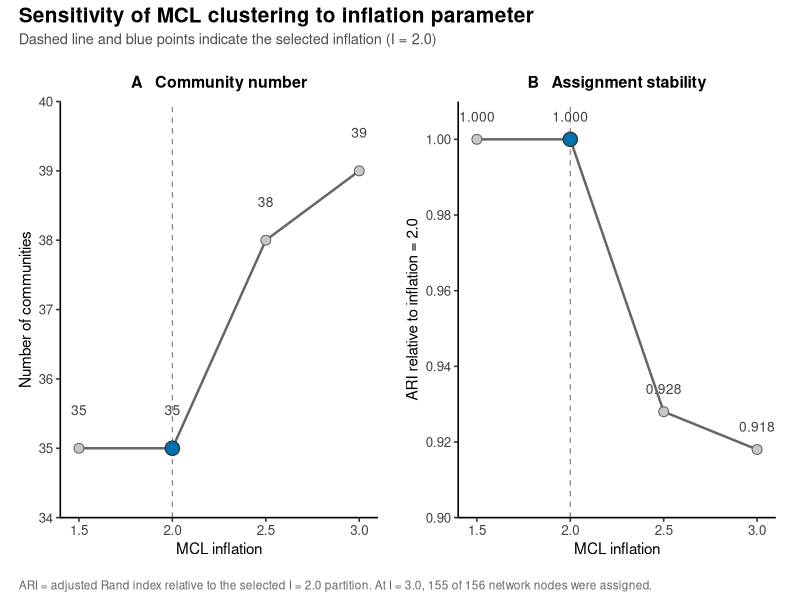
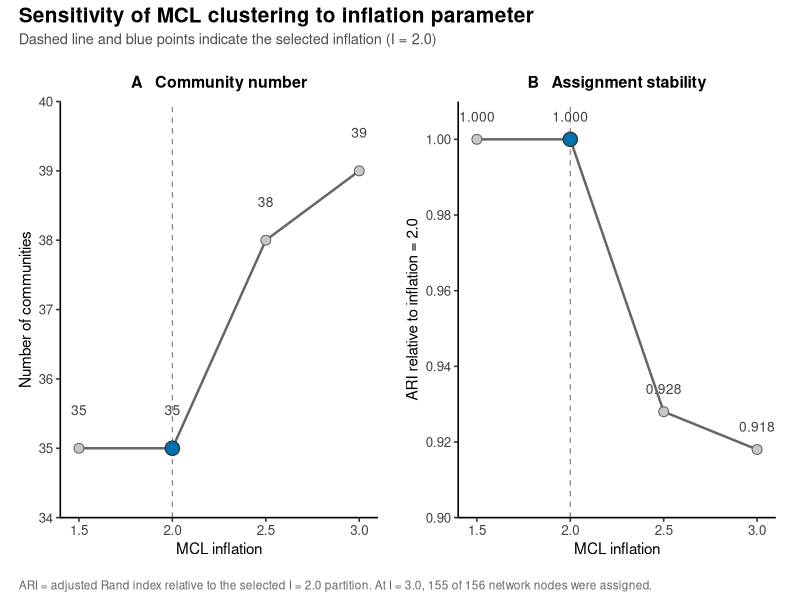

Recreate these plots in R, in order.
#!/usr/bin/env Rscript

## ================================================================== ##
## MCL inflation sensitivity analysis
##
## Tests stability of MCL community assignments across inflation
## parameters.
##
## Panel A:
##   Number of MCL communities
##
## Panel B:
##   Adjusted Rand Index (ARI) relative to the selected
##   inflation = 2.0 solution
##
## Inflation = 2.0 is the selected value.
## ================================================================== ##

suppressPackageStartupMessages({
  library(ggplot2)
  library(patchwork)
})


## ================================================================== ##
## Paths
## ================================================================== ##

project_dir <- path.expand(
  "~/methanotrophs/methanotroph_project/jeppe/genome_analysis_workflow"
)

output_dir <- file.path(
  project_dir,
  "16_visualization",
  "16H_mcl_sensitivity"
)

dir.create(
  output_dir,
  recursive = TRUE,
  showWarnings = FALSE
)

output_png <- file.path(
  output_dir,
  "mcl_inflation_sensitivity.png"
)

output_pdf <- file.path(
  output_dir,
  "mcl_inflation_sensitivity.pdf"
)


## ================================================================== ##
## Authoritative sensitivity results
## ================================================================== ##

sensitivity <- data.frame(

  inflation = c(
    1.5,
    2.0,
    2.5,
    3.0
  ),

  n_communities = c(
    35,
    35,
    38,
    39
  ),

  ari_vs_selected = c(
    1.000,
    1.000,
    0.928,
    0.918
  ),

  n_assigned_nodes = c(
    156,
    156,
    156,
    155
  )
)


## ================================================================== ##
## Selected inflation
## ================================================================== ##

selected_inflation <- 2.0

selected_df <- sensitivity[
  sensitivity$inflation == selected_inflation,
]


## ================================================================== ##
## QC
## ================================================================== ##

if (nrow(selected_df) != 1) {

  stop(
    "Could not identify exactly one selected inflation value."
  )
}

if (
  any(
    sensitivity$ari_vs_selected < 0 |
      sensitivity$ari_vs_selected > 1
  )
) {

  stop(
    "ARI values must fall between 0 and 1."
  )
}


message("")
message("MCL inflation sensitivity:")
print(sensitivity)

message("")
message(
  "Selected inflation: ",
  selected_inflation
)

message(
  "Communities at selected inflation: ",
  selected_df$n_communities
)

message(
  "Nodes assigned at selected inflation: ",
  selected_df$n_assigned_nodes
)


## ================================================================== ##
## Shared theme
## ================================================================== ##

shared_theme <- theme_classic(
  base_size = 12
) +

  theme(

    plot.title =
      element_text(
        size = 11.5,
        face = "bold",
        hjust = 0.5,
        margin = margin(
          b = 7
        )
      ),

    axis.title =
      element_text(
        size = 11
      ),

    axis.text =
      element_text(
        colour = "grey25"
      ),

    plot.margin =
      margin(
        8,
        12,
        8,
        8
      )
  )


## ================================================================== ##
## Panel A
## Number of communities
## ================================================================== ##

p_communities <- ggplot(
  sensitivity,
  aes(
    x = inflation,
    y = n_communities
  )
) +

  ## selected inflation
  geom_vline(
    xintercept = selected_inflation,
    linetype = "dashed",
    linewidth = 0.45,
    colour = "grey55"
  ) +

  ## trajectory
  geom_line(
    linewidth = 0.85,
    colour = "grey40"
  ) +

  geom_point(
    size = 3.0,
    shape = 21,
    fill = "grey78",
    colour = "grey35",
    stroke = 0.5
  ) +

  ## selected point
  geom_point(
    data = selected_df,
    size = 4.4,
    shape = 21,
    fill = "#0072B2",
    colour = "grey20",
    stroke = 0.65
  ) +

  ## values
  geom_text(
    aes(
      label = n_communities
    ),
    nudge_y = 0.55,
    size = 3.5,
    colour = "grey25"
  ) +

  scale_x_continuous(
    name = "MCL inflation",
    breaks = sensitivity$inflation,
    limits = c(
      1.4,
      3.1
    ),
    expand = expansion(
      mult = c(
        0,
        0
      )
    )
  ) +

  scale_y_continuous(
    name = "Number of communities",
    breaks = seq(
      34,
      40,
      by = 1
    ),
    limits = c(
      34,
      40
    ),
    expand = expansion(
      mult = c(
        0,
        0
      )
    )
  ) +

  labs(
    title = "A   Community number"
  ) +

  shared_theme


## ================================================================== ##
## Panel B
## ARI relative to selected solution
## ================================================================== ##

p_ari <- ggplot(
  sensitivity,
  aes(
    x = inflation,
    y = ari_vs_selected
  )
) +

  ## selected inflation
  geom_vline(
    xintercept = selected_inflation,
    linetype = "dashed",
    linewidth = 0.45,
    colour = "grey55"
  ) +

  ## trajectory
  geom_line(
    linewidth = 0.85,
    colour = "grey40"
  ) +

  geom_point(
    size = 3.0,
    shape = 21,
    fill = "grey78",
    colour = "grey35",
    stroke = 0.5
  ) +

  ## selected point
  geom_point(
    data = selected_df,
    size = 4.4,
    shape = 21,
    fill = "#0072B2",
    colour = "grey20",
    stroke = 0.65
  ) +

  ## values
  geom_text(
    aes(
      label = sprintf(
        "%.3f",
        ari_vs_selected
      )
    ),
    nudge_y = 0.006,
    size = 3.5,
    colour = "grey25"
  ) +

  scale_x_continuous(
    name = "MCL inflation",
    breaks = sensitivity$inflation,
    limits = c(
      1.4,
      3.1
    ),
    expand = expansion(
      mult = c(
        0,
        0
      )
    )
  ) +

  scale_y_continuous(
    name = "ARI relative to inflation = 2.0",
    breaks = seq(
      0.90,
      1.00,
      by = 0.02
    ),
    limits = c(
      0.90,
      1.01
    ),
    expand = expansion(
      mult = c(
        0,
        0
      )
    )
  ) +

  labs(
    title = "B   Assignment stability"
  ) +

  shared_theme


## ================================================================== ##
## Combine panels
## ================================================================== ##

combined_plot <-

  p_communities +
  p_ari +

  plot_layout(
    ncol = 2,
    widths = c(
      1,
      1
    )
  ) +

  plot_annotation(

    title =
      "Sensitivity of MCL clustering to inflation parameter",

    subtitle =
      paste0(
        "Dashed line and blue points indicate the selected inflation ",
        "(I = 2.0)"
      ),

    caption =
      paste0(
        "ARI = adjusted Rand index relative to the selected I = 2.0 ",
        "partition. At I = 3.0, 155 of 156 network nodes were assigned."
      ),

    theme =
      theme(

        plot.title =
          element_text(
            size = 15,
            face = "bold",
            margin = margin(
              b = 4
            )
          ),

        plot.subtitle =
          element_text(
            size = 10.5,
            colour = "grey30",
            margin = margin(
              b = 12
            )
          ),

        plot.caption =
          element_text(
            size = 8.5,
            colour = "grey40",
            hjust = 0,
            margin = margin(
              t = 8
            )
          )
      )
  )


## ================================================================== ##
## Save
## ================================================================== ##

ggsave(
  filename = output_png,
  plot = combined_plot,
  width = 9,
  height = 5.5,
  units = "in",
  dpi = 400,
  bg = "white"
)

ggsave(
  filename = output_pdf,
  plot = combined_plot,
  width = 9,
  height = 5.5,
  units = "in",
  device = cairo_pdf,
  bg = "white"
)


## ================================================================== ##
## Finish
## ================================================================== ##

message("")
message("Figure written:")
message("  PNG: ", output_png)
message("  PDF: ", output_pdf)
message("")
message("Done.")
